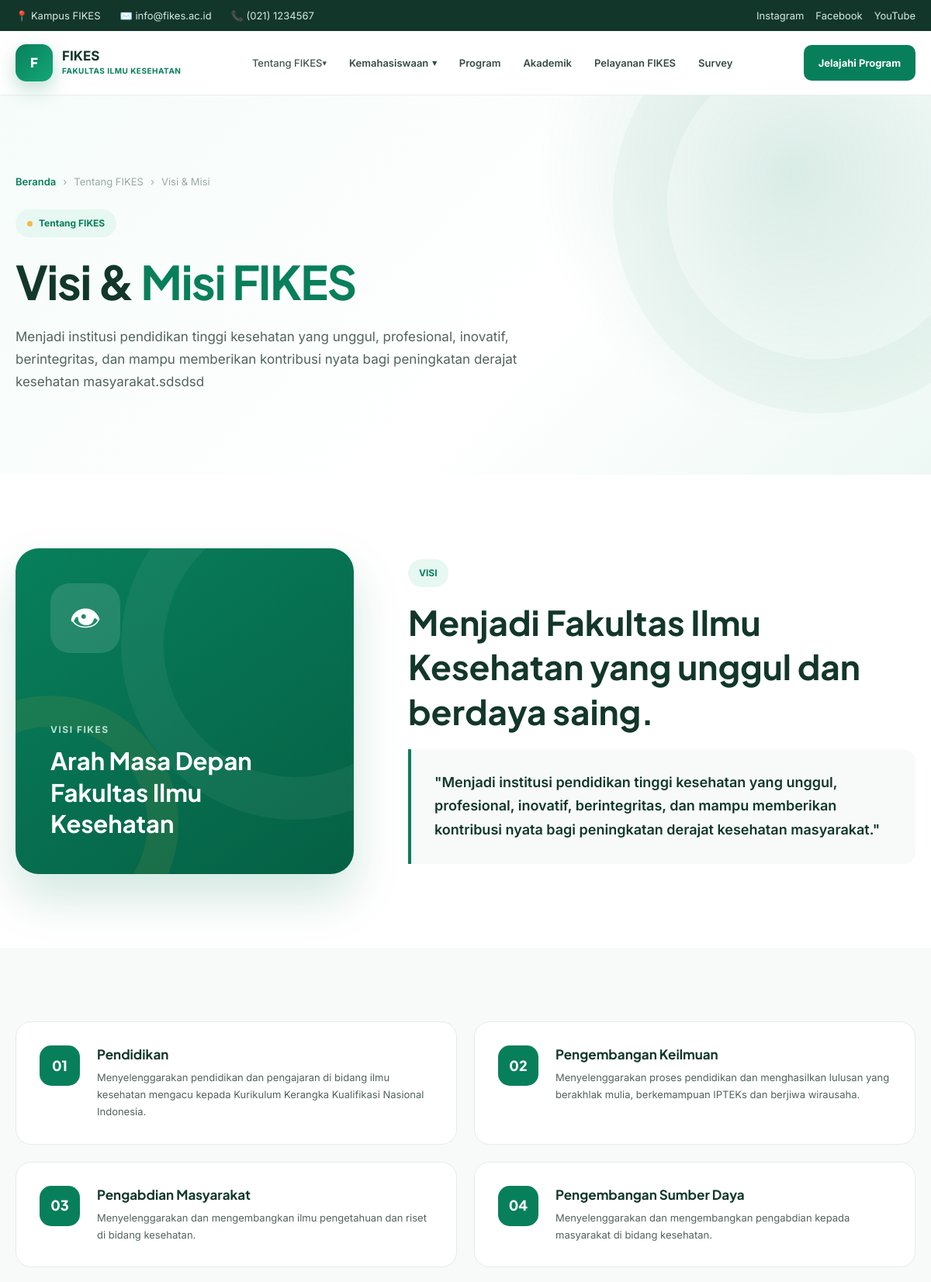
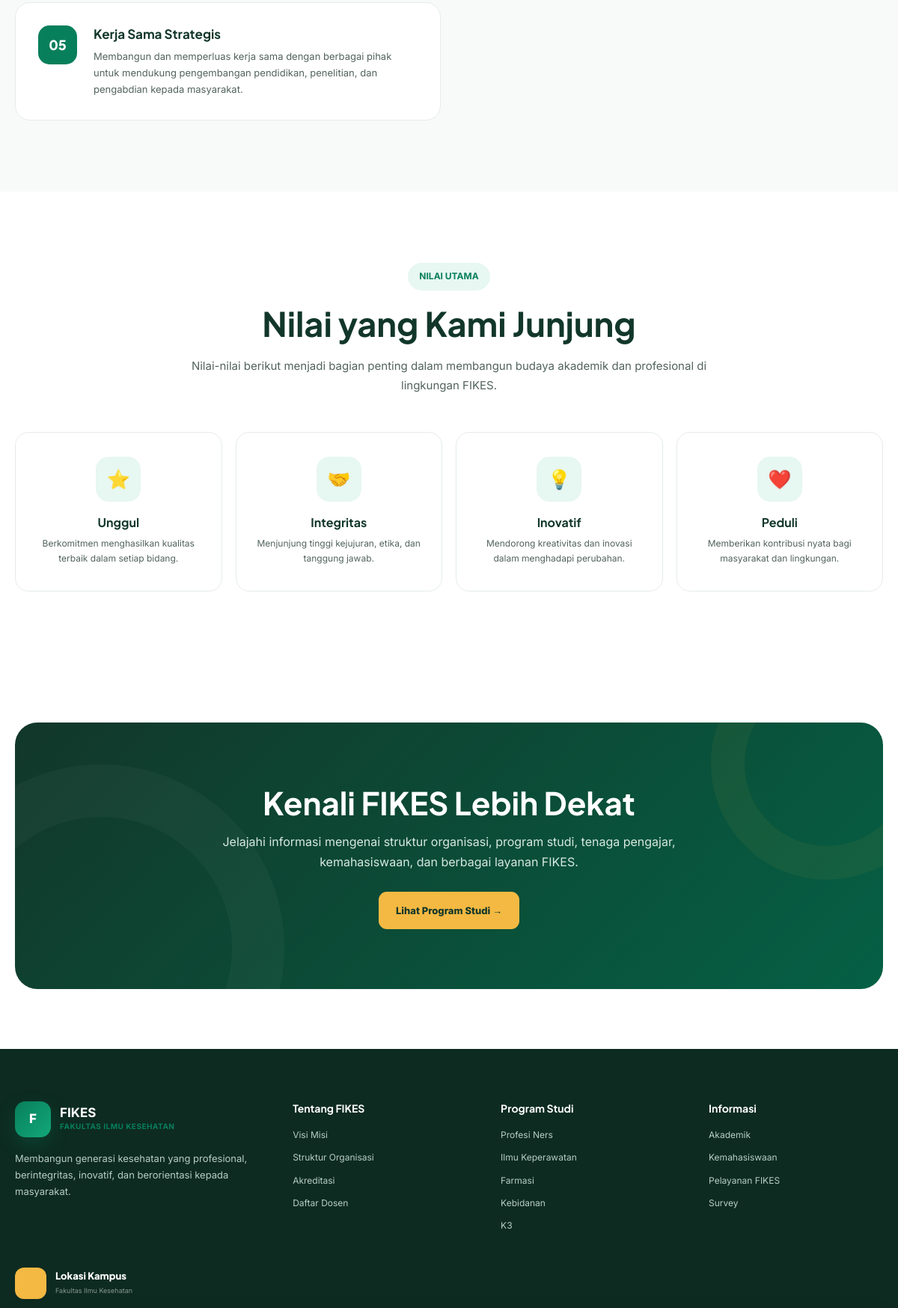
The page /page/tentang-fikes/visi-misi.php (upper part) on the database its author committed (2 pictures, top to bottom).
### tables this page shows
CREATE TABLE `visi_misi` (
  `id` int(10) UNSIGNED NOT NULL,
  `visi` text NOT NULL,
  `created_at` timestamp NOT NULL DEFAULT current_timestamp(),
  `updated_at` timestamp NOT NULL DEFAULT current_timestamp() ON UPDATE current_timestamp()
);

CREATE TABLE `misi` (
  `id` int(10) UNSIGNED NOT NULL,
  `nomor` int(11) NOT NULL,
  `judul` varchar(150) NOT NULL,
  `isi` text NOT NULL,
  `created_at` timestamp NOT NULL DEFAULT current_timestamp()
);

### page/tentang-fikes/visi-misi.php (the view, shortened to what this page needs)
<?php
$host = 'localhost';
$db   = 'fikes';
$user = 'root';
$pass = '';
$charset = 'utf8mb4';
$dsn = "mysql:host=$host;dbname=$db;charset=$charset";
$options = [
  PDO::ATTR_ERRMODE => PDO::ERRMODE_EXCEPTION,
  PDO::ATTR_DEFAULT_FETCH_MODE => PDO::FETCH_ASSOC,
  PDO::ATTR_EMULATE_PREPARES => false,
];
try {
  $pdo = new PDO($dsn, $user, $pass, $options);
} catch (PDOException $e) {
  die('Koneksi database gagal: ' . $e->getMessage());
}
$visi = $pdo->query("SELECT * FROM visi_misi WHERE id=1")->fetch();
$misi = $pdo->query("SELECT * FROM misi ORDER BY nomor")->fetchAll();
function e($value)
{
  return htmlspecialchars($value ?? '', ENT_QUOTES, 'UTF-8');
}
?>
<!doctype html>
<html lang="id">
  <head>
    <link rel="stylesheet" href="../assets/css/visi-misi.css" />
  </head>
  <body>
    <?php require_once __DIR__ . '/../menu/topbar.php'; ?>
    <?php require_once __DIR__ . '/../menu/navbar.php'; ?>
    <main>
      <section class="page-hero">
        <div class="container">
          <div class="hero-content">
            <div class="breadcrumb">
              <a href="index.html"> Beranda </a>
              <span>›</span>
              <span> Tentang FIKES </span>
              <span>›</span>
              <span> Visi & Misi </span>
            </div>
            <div class="hero-label">
              <span></span>
              Tentang FIKES
            </div>
            <h1>
              Visi &
              <span>Misi FIKES</span>
            </h1>
            <p>
              <?= e($visi['visi']) ?>
            </p>
          </div>
        </div>
      </section>
      <section class="section visi-section">
        <div class="container visi-grid">
          <div class="visi-visual">
            <div class="visi-icon">👁</div>
            <div class="visi-visual-content">
              <small> Visi FIKES </small>
              <h3>Arah Masa Depan Fakultas Ilmu Kesehatan</h3>
            </div>
          </div>
          <div class="visi-content">
            <span class="section-label"> VISI </span>
            <h2>
              Menjadi Fakultas Ilmu Kesehatan yang unggul dan berdaya saing.
            </h2>
            <div class="visi-text">
              "Menjadi institusi pendidikan tinggi kesehatan yang unggul,
              profesional, inovatif, berintegritas, dan mampu memberikan
              kontribusi nyata bagi peningkatan derajat kesehatan masyarakat."
            </div>
          </div>
        </div>
      </section>
      <section class="section misi-section">
        <div class="container">
          <div class="misi-grid">
            <?php foreach ($misi as $i => $m): ?>
            <div class="misi-card">
              <div class="misi-number"><?= sprintf('%02d', $i + 1) ?></div>
              <div>
                <h3><?= $m['judul'] ?></h3>
                <p>
                  <?= e($m['isi']) ?>
                </p>
              </div>
            </div>
            <?php endforeach; ?>
          </div>
        </div>
      </section>
      <section class="section nilai-section">
        <div class="container">
          <div class="section-header">
            <span class="section-label"> NILAI UTAMA </span>
            <h2>Nilai yang Kami Junjung</h2>
            <p>
              Nilai-nilai berikut menjadi bagian penting dalam membangun budaya
              akademik dan profesional di lingkungan FIKES.
            </p>
          </div>
          <div class="nilai-grid">
            <div class="nilai-card">
              <div class="nilai-icon">⭐</div>
              <h3>Unggul</h3>
              <p>
                Berkomitmen menghasilkan kualitas terbaik dalam setiap bidang.
              </p>
            </div>
            <div class="nilai-card">
              <div class="nilai-icon">🤝</div>
              <h3>Integritas</h3>
              <p>Menjunjung tinggi kejujuran, etika, dan tanggung jawab.</p>
            </div>
            <div class="nilai-card">
              <div class="nilai-icon">💡</div>
              <h3>Inovatif</h3>
              <p>
                Mendorong kreativitas dan inovasi dalam menghadapi perubahan.
              </p>
            </div>
            <div class="nilai-card">
              <div class="nilai-icon">❤️</div>
              <h3>Peduli</h3>
              <p>Memberikan kontribusi nyata bagi masyarakat dan lingkungan.</p>
            </div>
          </div>
        </div>
      </section>
      <section class="cta-section">
        <div class="container">
          <div class="cta">
            <div class="cta-content">
              <h2>Kenali FIKES Lebih Dekat</h2>
              <p>
                Jelajahi informasi mengenai struktur organisasi, program studi,
                tenaga pengajar, kemahasiswaan, dan berbagai layanan FIKES.
              </p>
              <a href="<?= $base_path ?>/program-studi/program-studi.php" class="btn">
                Lihat Program Studi →
              </a>
            </div>
          </div>
        </div>
      </section>
    </main>
    <footer>
      <div class="container footer-main">
        <div class="footer-brand">
          <div class="logo footer-logo">
            <div class="logo-icon">F</div>
            <div class="logo-text">
              <strong style="color: white"> FIKES </strong>
              <small> FAKULTAS ILMU KESEHATAN </small>
            </div>
          </div>
          <p>
            Membangun generasi kesehatan yang profesional, berintegritas,
            inovatif, dan berorientasi kepada masyarakat.
          </p>
        </div>
        <div>
          <h4 class="footer-title">Tentang FIKES</h4>
          <div class="footer-links">
            <a href="#"> Visi Misi </a>
            <a href="#"> Struktur Organisasi </a>
            <a href="#"> Akreditasi </a>
            <a href="#"> Daftar Dosen </a>
          </div>
        </div>
        <div>
          <h4 class="footer-title">Program Studi</h4>
          <div class="footer-links">
            <a href="#"> Profesi Ners </a>
            <a href="#"> Ilmu Keperawatan </a>
            <a href="#"> Farmasi </a>
            <a href="#"> Kebidanan </a>
            <a href="#"> K3 </a>
          </div>
        </div>
        <div>
          <h4 class="footer-title">Informasi</h4>
          <div class="footer-links">
            <a href="#"> Akademik </a>
            <a href="#"> Kemahasiswaan </a>
            <a href="#"> Pelayanan FIKES </a>
            <a href="#"> Survey </a>
          </div>
        </div>
        <div class="footer-location">
          <div class="location-header">
            <div class="location-icon">
            </div>
            <div>
              <h3>Lokasi Kampus</h3>
              <p>Fakultas Ilmu Kesehatan</p>
            </div>
          </div>
        </div>
      </div>
    </footer>
  </body>
</html>

### rows shown on the page
visi_misi: visi "Menjadi institusi pendidikan tinggi kesehatan yang unggul, profesional, inovatif, berintegritas, dan mampu memberikan kontribusi nyata bagi peningkatan derajat kesehatan masyarakat.sdsdsd"
misi: judul "Pendidikan", isi "Menyelenggarakan pendidikan dan pengajaran di bidang ilmu kesehatan mengacu kepada Kurikulum Kerangka Kualifikasi Nasional Indonesia."
misi: judul "Pengembangan Keilmuan", isi "Menyelenggarakan proses pendidikan dan menghasilkan lulusan yang berakhlak mulia, berkemampuan IPTEKs dan berjiwa wirausaha."
misi: judul "Pengabdian Masyarakat", isi "Menyelenggarakan dan mengembangkan ilmu pengetahuan dan riset di bidang kesehatan."
misi: judul "Pengembangan Sumber Daya", isi "Menyelenggarakan dan mengembangkan pengabdian kepada masyarakat di bidang kesehatan."
misi: judul "Kerja Sama Strategis", isi "Membangun dan memperluas kerja sama dengan berbagai pihak untuk mendukung pengembangan pendidikan, penelitian, dan pengabdian kepada masyarakat."
